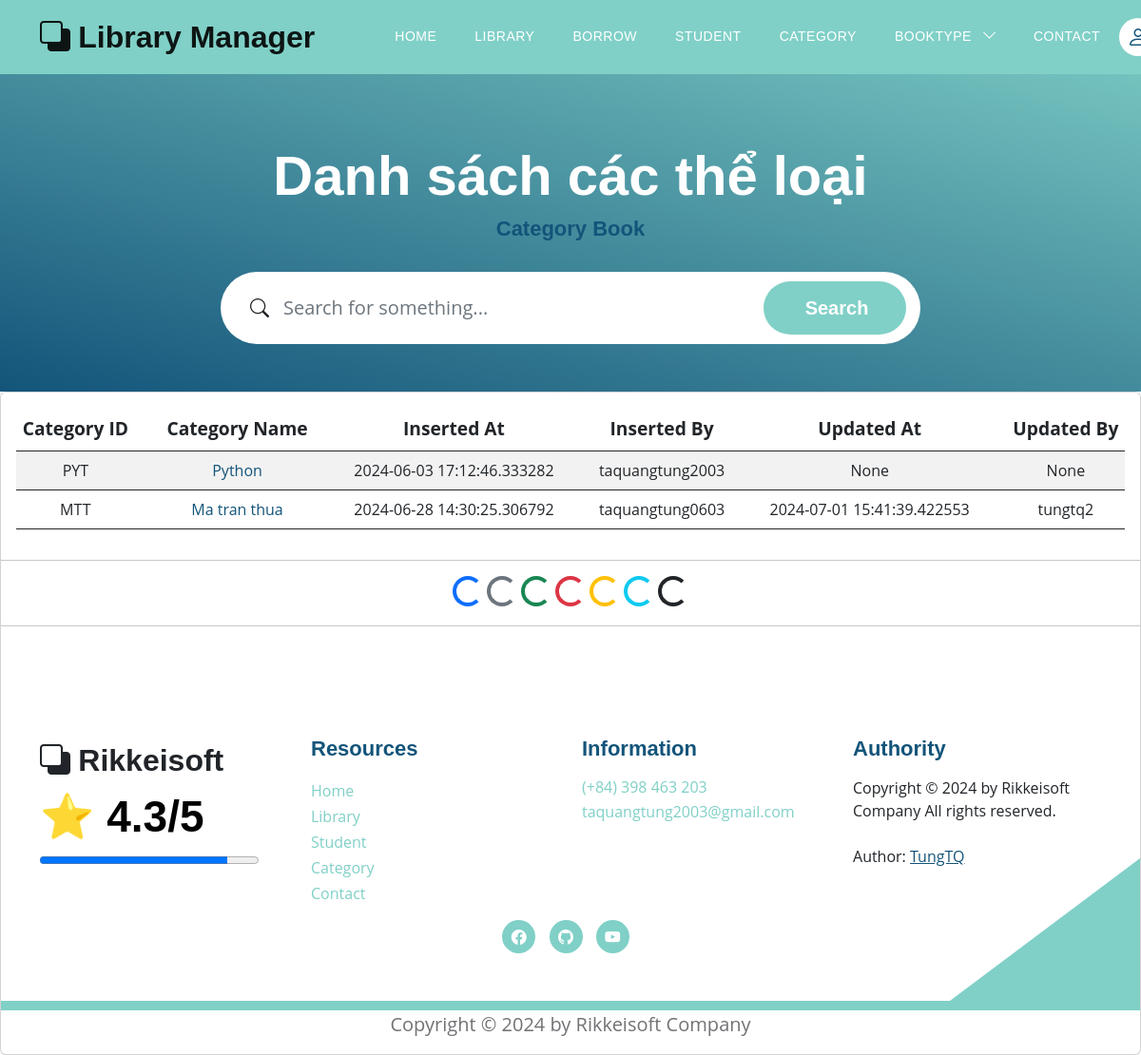
/category_books, run on an earlier commit of the app's database.
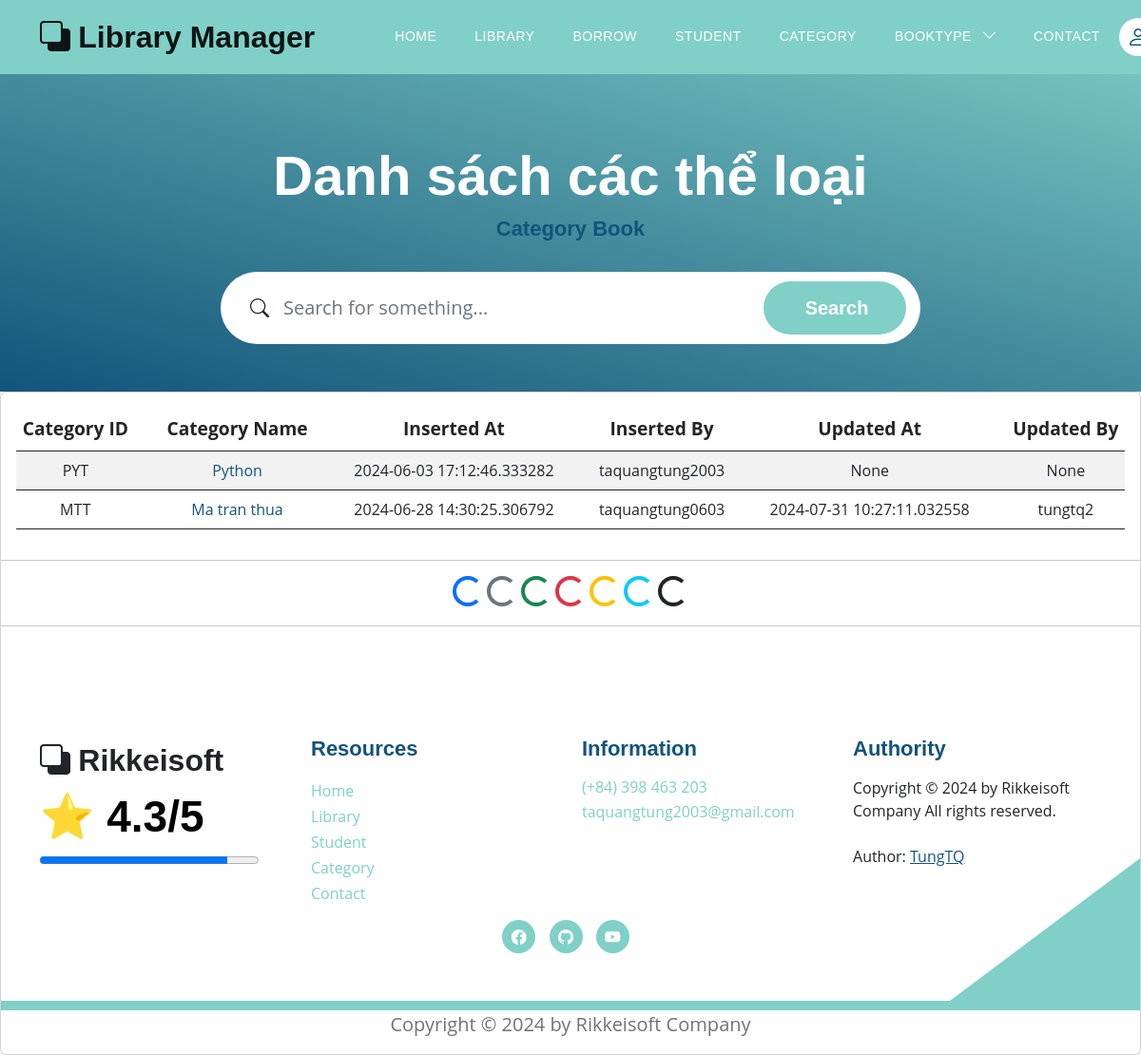
And on a later commit of the database.
### models.py (models this page shows, shortened)
class Category(Base):
    __tablename__ = 'category'
    category_id = Column(String(10), primary_key=True, index=True)
    category_name = Column(String(50), index=True)
    insert_at = Column(DateTime, index=True)
    insert_id = Column(String(30), index=True)
    update_at = Column(DateTime,index=True)
    update_id = Column(String(30), index=True)
    delete_at = Column(DateTime,index=True)
    delete_id = Column(String(30), index=True)
    delete_flag = Column(Integer, index=True)
    category_books = relationship("Book", back_populates="category")

### routers/category.py (the view)
@router.get('/category_books', response_class=HTMLResponse)
async def get_all_category(request: Request, db: Session = Depends(models.get_db)):
    mean_star = function.get_mean_star(db)
    all_category2 = db.query(models.Category).filter(models.Category.delete_flag != 1).all()
    all_category = db.query(models.Category).filter(models.Category.delete_flag != 1).all()
    return templates.TemplateResponse("category/category_list.html", {"request": request,
                                                             "all_category": all_category,
                                                             "mean_star": mean_star,
                                                             "all_category2": all_category2})

### templates/category/category_list.html (shortened to what the changed rows need)
{% extends "base.html" %}
{% block content %}
<section class="hero-section d-flex justify-content-center align-items-center" id="section_1"
    style="padding-bottom: 50px;">
    <div class="container">
        <div class="row">
            <div class="col-lg-8 col-12 mx-auto">
                <h1 class="text-white text-center"> Danh sách các thể loại </h1>
            </div>
        </div>
    </div>
</section>
<div class="card card-table comman-shadow">
    <div class="card-body">
        <div class="table-responsive">
            <div id="DataTables_Table_0_wrapper" class="dataTables_wrapper no-footer">
                <div class="row">
                <table
                    class="table border-0 star-student table-hover table-center mb-0 datatable table-striped dataTable no-footer"
                    id="DataTables_Table_0" aria-describedby="DataTables_Table_0_info">
                    <thead class="student-thread">
                        <tr style="text-align: center; font-size:larger;">
                            <th rowspan="1" colspan="1"
                                aria-label="ID: activate to sort column ascending"> Category ID </th>
                            <th rowspan="1" colspan="1"
                                aria-label="Title: activate to sort column ascending">Category Name</th>
                            <th rowspan="1" colspan="1"
                                aria-label="Inserted At: activate to sort column ascending">Inserted At</th>
                            <th rowspan="1" colspan="1"
                                aria-label="Inserted By: activate to sort column ascending">Inserted By</th>
                            <th rowspan="1" colspan="1"
                                aria-label="Updated At: activate to sort column ascending">Updated At</th>
                            <th rowspan="1" colspan="1"
                                aria-label="Updated By: activate to sort column ascending">Updated By</th>
                        </tr>
                    </thead>
                    <tbody>
                        <form action="">
                            {% for category in all_category %}
                            <tr class="{% if loop.index is even %} even {% else %}odd{% endif %}">
                                <td style="text-align: center;">{{category.category_id}}</td>
                                <td style="text-align: center;"> <a href="#">{{category.category_name}}</a></td>
                                <td style="text-align: center;"> {{category.insert_at}}</td>
                                <td style="text-align: center;"> {{category.insert_id}}</td>
                                <td style="text-align: center;"> {{category.update_at}}</td>
                                <td style="text-align: center;"> {{category.update_id}}</td>
                            </tr>
                        {% endfor %}
                        </form>
                    </tbody>
                </table>
            </div>
        </div>
    </div>
</div>
{% endblock content %}

What changed in the data, as far as the page shows it:
changed Category "MTT": update_at "2024-07-01 15:41:39.422553" → "2024-07-31 10:27:11.032558"
